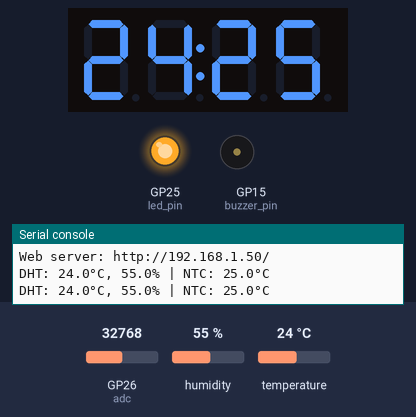
The program below on a simulated Raspberry Pi Pico running MicroPython. On the bench: 4-digit seven-segment display, output pins drawn as LEDs (lit = HIGH), buzzer (waves = sounding), the last lines printed to the serial console. The test bench sets the inputs (shaded band); at power-on: GP26 (adc) = 32768, humidity 55 %, temperature 24 °C (analog values on the 0–65535 scale). WiFi joins after 1.5 s; library files of the repository ran but are not shown: secrets.py, tm1637.py; pins used as bus, display or sensor lines are not drawn.

Above: at 3.2 s.
3.3 s: GP26 (adc) set to 19072
At 5.2 s:
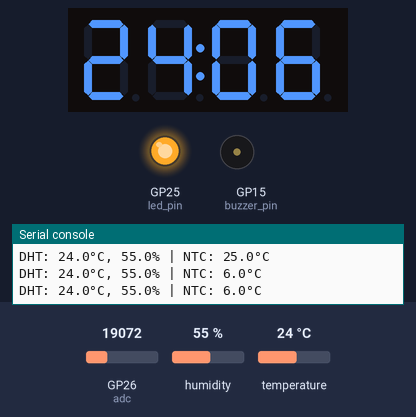
5.5 s: GP26 (adc) set to 17968
At 8.5 s:
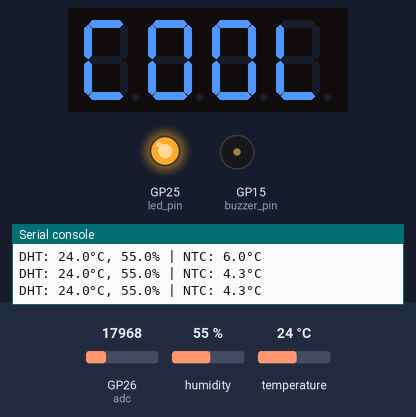
8.8 s: GP26 (adc) set to 0
At 9.9 s:
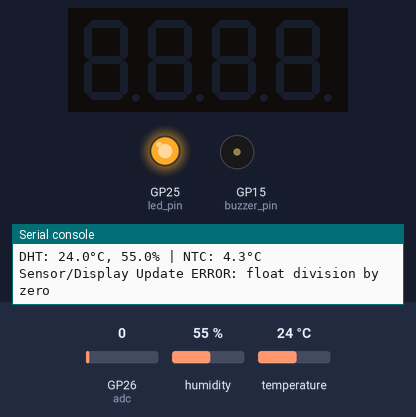
12.1 s: GP26 (adc) set to 5655
At 12.35 s:
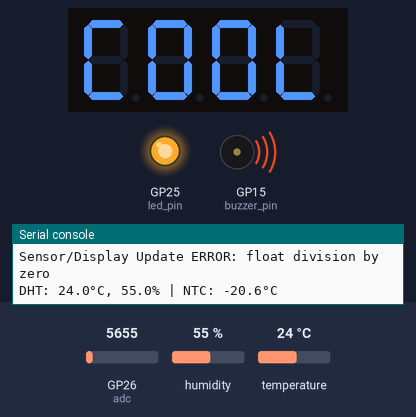
15.2 s: GP26 (adc) set to 32767
At 16.9 s:
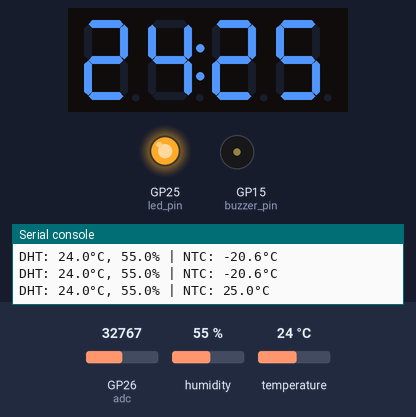
Timing chart, 0 to 18.4 s (numbered marks = the images above; inputs shaded):
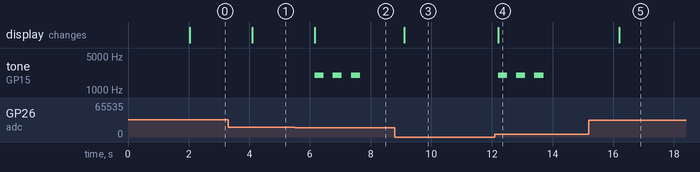

The program:

main.py
```python
import rp2
import network
import ubinascii
import machine
import time
import socket
import math
import errno

from secrets import secrets
from dht import DHT22
from ntc import read_ntc_temp
from tm1637 import TM1637
from buzzer import beep

rp2.country('FI')


wlan = network.WLAN(network.STA_IF)
wlan.active(True)
ssid = secrets['ssid']
pw = secrets['pw']

led_pin = machine.Pin('LED', machine.Pin.OUT)
led_pin.value(0)

dht_sensor = DHT22(pin=16)
display = TM1637(clk=machine.Pin(2), dio=machine.Pin(3))
buzzer_pin = machine.Pin(15)

current_dht_temp = 0.0
current_dht_hum = 0.0
current_ntc_temp = 0.0
cool_status_message = ""
last_update_ms = time.ticks_ms()
update_interval_ms = 1000
last_beep_ms = 0

wlan.connect(ssid, pw)

timeout = 10
while timeout > 0:
    wlan_status = wlan.status()
    if wlan_status < 0 or wlan_status >= 3:
        break
    timeout -= 1
    time.sleep(1)

wlan_status = wlan.status()

if wlan_status != 3:
    if wlan_status == -3: print("Error: Bad authentication")
    elif wlan_status == -2: print("Error: No network found")
    elif wlan_status == -1: print("Error: Link failure")
    elif wlan_status == 2: print("Error: Connected but no IP address")
    led_pin.value(0)
    raise RuntimeError('Wi-Fi connection failed')
else:
    led_pin.value(1)
    status = wlan.ifconfig()
    ip_address = status[0]
    print(f"Web server: http://{ip_address}/")

addr = socket.getaddrinfo('0.0.0.0', 80)[0][-1]
s = socket.socket()
s.bind(addr)
s.listen(1)
s.setblocking(False)

def get_html(html_name):
    try:
        with open(html_name, 'r') as file:
            html = file.read()
        return html
    except OSError:
        return None

try:
    while True:
        cl = None
        try:
            cl, web_addr = s.accept()
            cl.settimeout(5.0)
            request_bytes = cl.recv(1024)
            request_str = request_bytes.decode('utf-8')

            request_line = request_str.split('\r\n')[0]
            parts = request_line.split()
            path = "/"
            if len(parts) > 1:
                path = parts[1]

            response_body = None
            status_code = "200 OK"
            content_type = "text/html"

            if path == "/favicon.ico":
                status_code = "404 Not Found"
                response_body = "Not Found"
                content_type = "text/plain"
            elif path == "/":
                html_template = get_html('index.html')
                if html_template:
                     response_body = html_template.replace('{dht_temp}', "{:.2f}".format(current_dht_temp))
                     response_body = response_body.replace('{dht_humidity}', "{:.2f}".format(current_dht_hum))
                     response_body = response_body.replace('{ntc_temp}', "{:.2f}".format(current_ntc_temp))
                     response_body = response_body.replace('{cool_message}', cool_status_message)
                else:
                     print("!!! ERROR: index.html not found!")
                     status_code = "500 Internal Server Error"
                     response_body = "Server error: index.html missing."
                     content_type = "text/plain"
            else:
                status_code = "404 Not Found"
                response_body = "Not Found"
                content_type = "text/plain"

            headers = f'HTTP/1.0 {status_code}\r\nContent-type: {content_type}\r\n\r\n'
            cl.send(headers.encode('utf-8'))

            if response_body:
                 encoded_response = response_body.encode('utf-8')
                 cl.send(encoded_response)

            cl.close()
            cl = None

        except OSError as e:
            if e.args[0] == errno.ETIMEDOUT:
                print("!!! Client request timed out.")
            elif e.args[0] != errno.EAGAIN:
                 print(f"!!! Socket accept/processing error: {e}")
            if cl and e.args[0] != errno.EAGAIN:
                cl.close()
                cl = None
        except Exception as e:
             print(f"!!! Unexpected error during request handling: {e}")
             if cl:
                 try:
                     cl.close()
                     cl = None
                 except Exception as close_err:
                     print(f"!!! Error closing socket after exception: {close_err}")

        current_time_ms = time.ticks_ms()
        if time.ticks_diff(current_time_ms, last_update_ms) >= update_interval_ms:
            last_update_ms = current_time_ms
            try:
                dht_sensor.measure()
                current_dht_temp = dht_sensor.temperature()
                current_dht_hum = dht_sensor.humidity()
                current_ntc_temp = read_ntc_temp()
                print(f"DHT: {current_dht_temp:.1f}°C, {current_dht_hum:.1f}% | NTC: {current_ntc_temp:.1f}°C")

                if current_ntc_temp <= 5:
                    display.show_colon(False)
                    display.show("C00L")
                    cool_status_message = "Drink is ready to be enjoyed!"
                    if time.ticks_diff(current_time_ms, last_beep_ms) >= 5000:
                        beep()
                        last_beep_ms = current_time_ms

                else:
                    cool_status_message = ""
                    dht_temp_int = int(round(current_dht_temp))
                    ntc_temp_int = int(round(current_ntc_temp))
                    if ntc_temp_int < -9: ntc_temp_int = -9
                    if ntc_temp_int > 99: ntc_temp_int = 99
                    dht_str = "{:02d}".format(dht_temp_int)
                    ntc_str = "{:02d}".format(ntc_temp_int)
                    display.show_colon(True)
                    display.show(dht_str + ntc_str)

            except Exception as e:
                print(f"Sensor/Display Update ERROR: {e}")
                try:
                    display.show("Err ")
                except:
                    pass

        time.sleep_ms(100)

except KeyboardInterrupt:
    print("KeyboardInterrupt, stopping server.")
finally:
    if 's' in locals() and s:
        s.close()
    led_pin.value(0)
    print("Exiting.")
```

ntc.py
```python
from machine import ADC, Pin
import math

adc = ADC(Pin(26))

def read_ntc_temp():
    analog_value = adc.read_u16()
    voltage = analog_value / 65535 * 3.3
    resistance = (3.3 * 10000 / voltage) - 10000

    # Steinhart-equation
    B = 3892 #beta value
    T = 298.15  # 25°C in kelvins
    R = 10000   # 10k resistor

    temp_k = 1 / (1/T + (1/B) * math.log(resistance/R))
    temp_c = temp_k - 273.15
    return temp_c
```

buzzer.py
```python
from machine import PWM
from time import sleep
from machine import Pin

buzzer = PWM(Pin(15))

def beep(times=3, freq=2000, delay=0.3):
    for _ in range(times):
        buzzer.freq(freq)
        buzzer.duty_u16(32768)
        sleep(delay)
        buzzer.duty_u16(0)
        sleep(delay)
```

Measured:
- the behaviour switches between 18432 and 18416 on GP26 (adc) (found by bisection; images 1 and 2)
- after the input at 3.3 s, the display: changes after 0.79 s (image 1)
- after the input at 5.5 s, tone on GP15 (buzzer_pin): alternates 2000 Hz for 0.30 s and silent for 0.30 s, 6 changes in all, then stays silent, starting after 0.65 s; the display: changes after 0.65 s (image 2)
- after the input at 8.8 s, tone on GP15 (buzzer_pin): stops changing and stays silent; the display: changes after 0.31 s (image 3)
- after the input at 12.1 s, tone on GP15 (buzzer_pin): alternates 2000 Hz for 0.30 s and silent for 0.30 s, 6 changes in all, then stays silent, starting after 0.10 s; the display: changes after 0.10 s (image 4)
- after the input at 15.2 s, tone on GP15 (buzzer_pin): stops changing and stays silent; the display: changes after 0.99 s (image 5)
